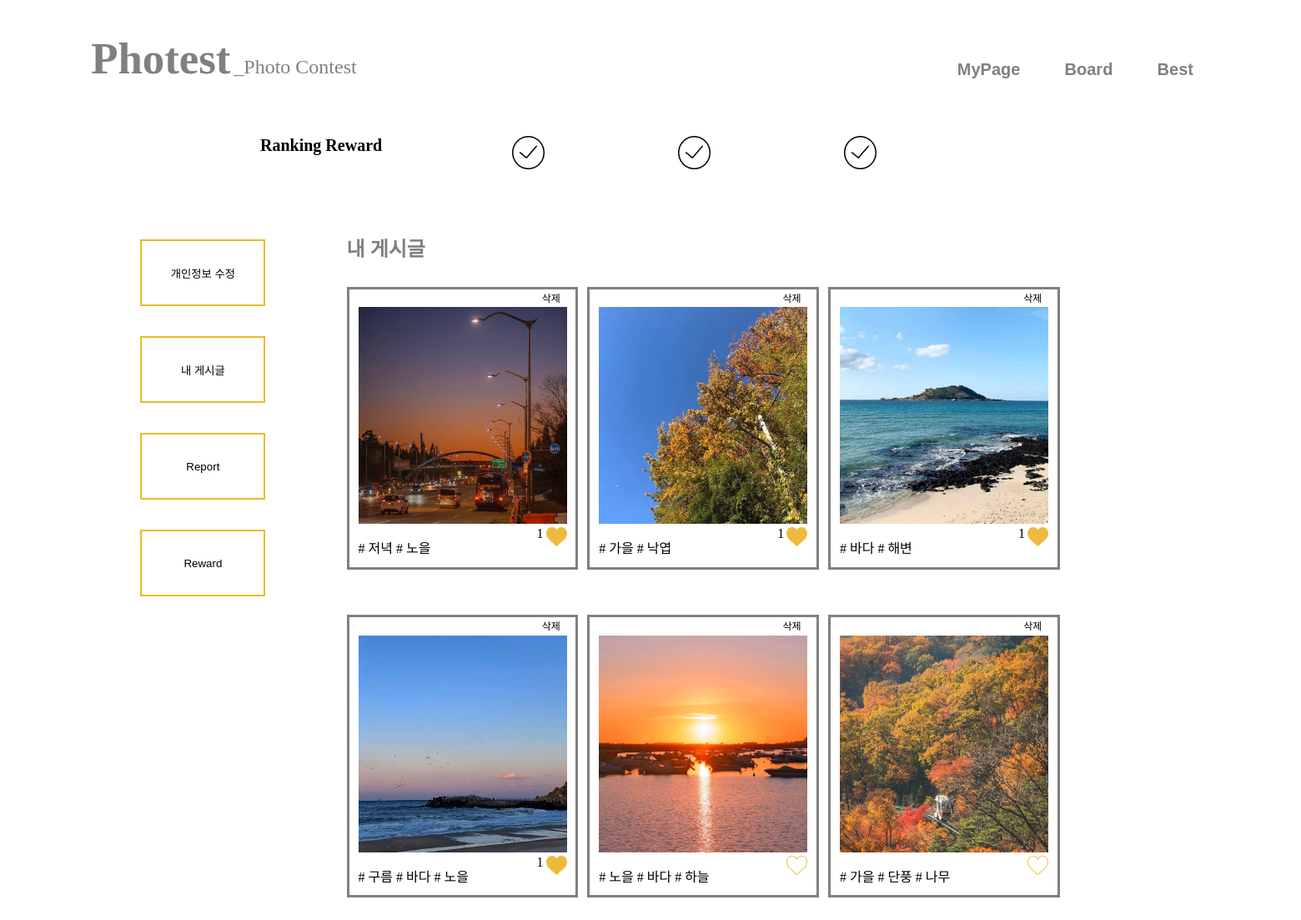
The page /accounts/mypage/ (signed in) on the database its author committed.
### photo/models.py (models this page shows, shortened)
class Photo(models.Model):
    author = models.ForeignKey(User, on_delete=models.CASCADE, related_name='user')
    image = models.ImageField(upload_to= 'timeline_photo/%Y/%m/%d')
    created = models.DateTimeField(auto_now_add=True)
    updated = models.DateTimeField(auto_now=True)
    hashtag = jsonfield.JSONField(blank = True, null = True)
    like = models.ManyToManyField(User, related_name='like_post', blank=True)
    class Meta: # ordering 정렬
        ordering = ['-created']

### accounts/views.py (the view, shortened to what this page needs)
# urls.py: path('mypage/', views.mypage, name='mypage'),
def mypage(request):
    global Photo
    if not request.user.is_authenticated:
        print("user is not authenticated")
        return redirect('/')
    allphotos = Photo.objects.all().order_by('-like')
    photos = []
    for p in allphotos:
        if request.user == p.author :
            photos.append(p)
    return render(request, 'accounts/mypage.html', {'photos' : photos})

### accounts/templates/accounts/mypage.html (shortened to what this page needs)
{% load static %}
<html>
<head>
    <link rel="stylesheet" href="{% static 'css/mypage.css' %}">
</head>
<body style="overflow-x:hidden">
    <div class="title">
        <font id="short-title"><a href="/" class="title-text"> Photest</a></font>
        <font id="long-title">_Photo Contest </font>
    </div>
    <div id="category">
        {% if user.is_authenticated %}
        <button id="mypage_btn" class="button"><a href="{% url 'accounts:mypage' %}">MyPage</a></button>
        <button id="board_btn" class="button"><a href="http://127.0.0.1:8000/photo_list/">Board </a></button>
        <button id="best_btn" class="button"><a href="http://127.0.0.1:8000/best/"> Best </a></button>
        {% else %}
        <button id="best_btn" class="button"><a href="http://127.0.0.1:8000/best/"> Best </a></button>
        {% endif %}
    </div><br><br><br><br>
    <div class="ranking-reward">
        <font><b> Ranking Reward </b></font>
        <div class="ranking-reward-check">
            {% if user.profile.rewardCnt == 1 %}
            <img src="{% static 'image/reward_check.png' %}" />
            <img src="{% static 'image/reward.png' %}" />
            <img src="{% static 'image/reward.png' %}" />
            {% elif user.profile.rewardCnt == 2 %}
            <img src="{% static 'image/reward_check.png' %}" />
            <img src="{% static 'image/reward_check.png' %}" />
            <img src="{% static 'image/reward.png' %}" />
            {% elif user.profile.rewardCnt == 3 %}
            <img src="{% static 'image/reward_check.png' %}" />
            <img src="{% static 'image/reward_check.png' %}" />
            <img src="{% static 'image/reward_check.png' %}" />
            {% else %}
            <img src="{% static 'image/reward.png' %}" />
            <img src="{% static 'image/reward.png' %}" />
            <img src="{% static 'image/reward.png' %}" />
            {% endif %}
        </div>
    </div>
    <div class="buttons">
        <button id="myinfo" type="button"> 개인정보 수정 </button><br><br><br>
        <button id="myphoto" type="button"> 내 게시글 </button><br><br><br>
        <button id="report" type="button"> Report </button><br><br><br>
        <button id="reward" type="button"> Reward </button><br><br><br>
    </div><br><br>
    <div id="div2">
        <h2> 내 게시글 </h2>
        {% for object in photos %}
        <div id="frame">
            <form method="GET" action="{% url 'photo:delete' object.id %}">
                <button id="delete"> 삭제 </button>
            </form>
            <div id="photos">
                <img src=" {{ object.image.url }}" class="card-img-top" width=250px height=260px />
            </div>
            <li class="list-group-item">
                {%if user in object.like.all %}
                <a href="{% url 'photo:like' object.id %}">
                    <img src="{% static 'image/shaded_heart.png' %}" class="btn-like.active" width=25px height=25px align="right"></img></a>
                {% else %}
                <a href="{% url 'photo:like' object.id %}">
                    <img src="{% static 'image/heart.png' %}" class="btn-like" width=25px height=25px align="right"></img></a>
                {%endif%}
                {% if object.like.all.count %}
                <span class="float-right">
                    {{object.like.all.count}}
                </span>
                {%endif%}
            </li>
            <div class="card-body">
                <p class="card-text" align="left">
                    {% if object.hashtag.tag.0 %}
                    # {{ object.hashtag.tag.0 }}
                    {% endif %}
                    {% if object.hashtag.tag.1 %}
                    # {{object.hashtag.tag.1}}
                    {% endif %}
                    {% if object.hashtag.tag.2 %}
                    # {{object.hashtag.tag.2}}
                    {% endif %}
                </p>
            </div>
        </div>
        {% endfor %}
    </div>
</body>
</html>

### photo/static/css/mypage.css (style rules this page uses)
html { scroll-behavior: smooth; }
body { margin: 0; padding: 0; }
li { list-style:none; }
a { text-decoration: none; color: gray; }
.title { position : relative; left : 7%; top : 5%; }
#short-title { font-size : 330%; color : gray; font-weight : bold; }
#long-title { font-size : 150%; color : gray; }
#category { position : relative; top : 1%; left : 71%; }
#mypage_btn { position : relative; top : 3%; left : 2%; font-size : 20px; font-weight : bold; border-radius : 5px; }
#board_btn { position : relative; top : 3%; left : 4%; font-size : 20px; font-weight : bold; border-radius : 5px; }
#frame { position : relative; padding: 0% 1% 3% 1%; width : 250px; top : 10px; height : 300px; border : 3px solid gray; float : left; margin-left : 0%; margin-right : 1%; margin-bottom: 5%; }
#photos { width : 250px; height : 260px; position : relative; margin-top:-5%; margin-bottom : 3px; }
.float-right { float:right; }
#best_btn { position : relative; top : 3%; left : 6%; font-size : 20px; font-weight : bold; border-radius : 5px; }
.button { background-color: white; color: #777777; border: 3px solid #ffffff; }
.ranking-reward font { position : relative; left : 20%; top : 25%; font-weight: lighter; font-size: 15pt; float : left; }
.ranking-reward-check img { position : relative; top : 5%; left : 30%; width: 2.5%; height: 5%; padding-right:10%; }
.buttons { position : relative; width : 16%; height : 100%; left : 10%; float : left; margin-right : 10px; }
.buttons button { position : relative; top : 10%; left : 5%; border-color: #edb928; background-color: white; border-style : double; width : 60%; height : 10%; }
#div2 { position : relative; float : left; left : 10%; width : 70%; }
#div2 h2 { color : gray; }
#delete { position : relative; top:25%; left:85%; font-size: 12; width : 15%; height : 6%; border-color :white; background-color: white; border-width: 0px; }

### accounts/templates/accounts/mypage.html (style rules this page uses)
.btn-like { position: relative; display: inline-block; width: 25px; height: 25px; background: url("/static/images/heart.png"); text-indent: -9999px; overflow: hidden; border: none; }

### rows shown on the page
Photo: image (picture), like.all.count "1", hashtag.tag.0 "저녁", hashtag.tag.1 "노을"
Photo: image (picture), like.all.count "1", hashtag.tag.0 "가을", hashtag.tag.1 "낙엽"
Photo: image (picture), like.all.count "1", hashtag.tag.0 "바다", hashtag.tag.1 "해변"
Photo: image (picture), like.all.count "1", hashtag.tag.0 "구름", hashtag.tag.1 "바다", hashtag.tag.2 "노을"
Photo: image (picture), hashtag.tag.0 "노을", hashtag.tag.1 "바다", hashtag.tag.2 "하늘"
Photo: image (picture), hashtag.tag.0 "가을", hashtag.tag.1 "단풍", hashtag.tag.2 "나무"
